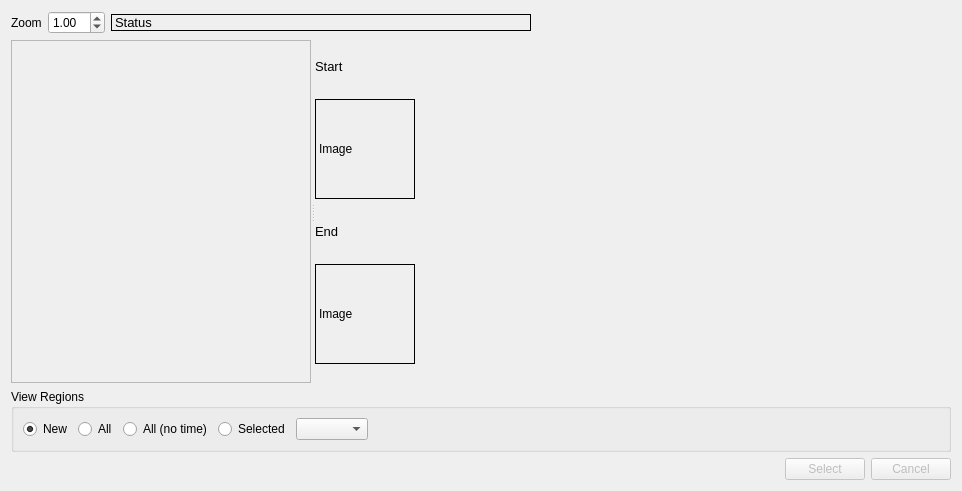
<?xml version="1.0" encoding="UTF-8"?>
<ui version="4.0">
 <class>RegionSelectionWidget</class>
 <widget class="QWidget" name="RegionSelectionWidget">
  <property name="geometry">
   <rect>
    <x>0</x>
    <y>0</y>
    <width>962</width>
    <height>491</height>
   </rect>
  </property>
  <property name="windowTitle">
   <string>RegionSelectionWidget</string>
  </property>
  <layout class="QVBoxLayout" name="verticalLayout_4">
   <item>
    <layout class="QHBoxLayout" name="horizontalLayout_2">
     <item>
      <widget class="QLabel" name="label_2">
       <property name="text">
        <string>Zoom</string>
       </property>
      </widget>
     </item>
     <item>
      <widget class="QDoubleSpinBox" name="_zoomSpinBox">
       <property name="enabled">
        <bool>true</bool>
       </property>
       <property name="decimals">
        <number>2</number>
       </property>
       <property name="minimum">
        <double>0.100000000000000</double>
       </property>
       <property name="maximum">
        <double>10.000000000000000</double>
       </property>
       <property name="singleStep">
        <double>0.100000000000000</double>
       </property>
       <property name="value">
        <double>1.000000000000000</double>
       </property>
      </widget>
     </item>
     <item>
      <widget class="QLabel" name="_timeStatusLabel">
       <property name="sizePolicy">
        <sizepolicy hsizetype="Expanding" vsizetype="Fixed">
         <horstretch>0</horstretch>
         <verstretch>0</verstretch>
        </sizepolicy>
       </property>
       <property name="sizeIncrement">
        <size>
         <width>3</width>
         <height>0</height>
        </size>
       </property>
       <property name="baseSize">
        <size>
         <width>3</width>
         <height>0</height>
        </size>
       </property>
       <property name="font">
        <font>
         <pointsize>10</pointsize>
        </font>
       </property>
       <property name="frameShape">
        <enum>QFrame::Box</enum>
       </property>
       <property name="text">
        <string>Status</string>
       </property>
      </widget>
     </item>
     <item>
      <spacer name="horizontalSpacer_2">
       <property name="orientation">
        <enum>Qt::Horizontal</enum>
       </property>
       <property name="sizeHint" stdset="0">
        <size>
         <width>40</width>
         <height>20</height>
        </size>
       </property>
      </spacer>
     </item>
    </layout>
   </item>
   <item>
    <widget class="QSplitter" name="splitter">
     <property name="orientation">
      <enum>Qt::Horizontal</enum>
     </property>
     <widget class="QScrollArea" name="_scrollArea">
      <property name="minimumSize">
       <size>
        <width>300</width>
        <height>300</height>
       </size>
      </property>
      <property name="widgetResizable">
       <bool>true</bool>
      </property>
      <widget class="QWidget" name="scrollAreaWidgetContents">
       <property name="geometry">
        <rect>
         <x>0</x>
         <y>0</y>
         <width>298</width>
         <height>298</height>
        </rect>
       </property>
      </widget>
     </widget>
     <widget class="QWidget" name="layoutWidget">
      <layout class="QVBoxLayout" name="verticalLayout">
       <item>
        <widget class="QLabel" name="_startLabel">
         <property name="sizePolicy">
          <sizepolicy hsizetype="Expanding" vsizetype="Fixed">
           <horstretch>0</horstretch>
           <verstretch>0</verstretch>
          </sizepolicy>
         </property>
         <property name="font">
          <font>
           <pointsize>10</pointsize>
          </font>
         </property>
         <property name="text">
          <string>Start</string>
         </property>
        </widget>
       </item>
       <item>
        <widget class="QLabel" name="_startImageLabel">
         <property name="sizePolicy">
          <sizepolicy hsizetype="Fixed" vsizetype="Fixed">
           <horstretch>0</horstretch>
           <verstretch>0</verstretch>
          </sizepolicy>
         </property>
         <property name="minimumSize">
          <size>
           <width>100</width>
           <height>100</height>
          </size>
         </property>
         <property name="frameShape">
          <enum>QFrame::Box</enum>
         </property>
         <property name="text">
          <string>Image</string>
         </property>
        </widget>
       </item>
       <item>
        <widget class="QLabel" name="_endLabel">
         <property name="sizePolicy">
          <sizepolicy hsizetype="Expanding" vsizetype="Fixed">
           <horstretch>0</horstretch>
           <verstretch>0</verstretch>
          </sizepolicy>
         </property>
         <property name="font">
          <font>
           <pointsize>10</pointsize>
          </font>
         </property>
         <property name="text">
          <string>End</string>
         </property>
        </widget>
       </item>
       <item>
        <widget class="QLabel" name="_endImageLabel">
         <property name="sizePolicy">
          <sizepolicy hsizetype="Fixed" vsizetype="Fixed">
           <horstretch>0</horstretch>
           <verstretch>0</verstretch>
          </sizepolicy>
         </property>
         <property name="minimumSize">
          <size>
           <width>100</width>
           <height>100</height>
          </size>
         </property>
         <property name="frameShape">
          <enum>QFrame::Box</enum>
         </property>
         <property name="text">
          <string>Image</string>
         </property>
        </widget>
       </item>
      </layout>
     </widget>
    </widget>
   </item>
   <item>
    <widget class="QGroupBox" name="_regionsGroupBox">
     <property name="sizePolicy">
      <sizepolicy hsizetype="Preferred" vsizetype="Fixed">
       <horstretch>0</horstretch>
       <verstretch>0</verstretch>
      </sizepolicy>
     </property>
     <property name="title">
      <string>View Regions</string>
     </property>
     <layout class="QVBoxLayout" name="verticalLayout_3">
      <item>
       <layout class="QHBoxLayout" name="horizontalLayout_3">
        <item>
         <widget class="QRadioButton" name="_newButton">
          <property name="text">
           <string>New</string>
          </property>
          <property name="checked">
           <bool>true</bool>
          </property>
          <attribute name="buttonGroup">
           <string notr="true">_regionsButtonGroup</string>
          </attribute>
         </widget>
        </item>
        <item>
         <widget class="QRadioButton" name="_allButton">
          <property name="text">
           <string>All</string>
          </property>
          <attribute name="buttonGroup">
           <string notr="true">_regionsButtonGroup</string>
          </attribute>
         </widget>
        </item>
        <item>
         <widget class="QRadioButton" name="_allNoTimeButton">
          <property name="text">
           <string>All (no time)</string>
          </property>
          <attribute name="buttonGroup">
           <string notr="true">_regionsButtonGroup</string>
          </attribute>
         </widget>
        </item>
        <item>
         <widget class="QRadioButton" name="_selectedButton">
          <property name="text">
           <string>Selected</string>
          </property>
          <attribute name="buttonGroup">
           <string notr="true">_regionsButtonGroup</string>
          </attribute>
         </widget>
        </item>
        <item>
         <widget class="QComboBox" name="_regionComboBox"/>
        </item>
        <item>
         <spacer name="horizontalSpacer_3">
          <property name="orientation">
           <enum>Qt::Horizontal</enum>
          </property>
          <property name="sizeHint" stdset="0">
           <size>
            <width>40</width>
            <height>20</height>
           </size>
          </property>
         </spacer>
        </item>
       </layout>
      </item>
     </layout>
    </widget>
   </item>
   <item>
    <layout class="QHBoxLayout" name="horizontalLayout">
     <item>
      <widget class="VideoControlWidget" name="_videoControls" native="true"/>
     </item>
     <item>
      <spacer name="horizontalSpacer">
       <property name="orientation">
        <enum>Qt::Horizontal</enum>
       </property>
       <property name="sizeHint" stdset="0">
        <size>
         <width>40</width>
         <height>20</height>
        </size>
       </property>
      </spacer>
     </item>
     <item>
      <widget class="QPushButton" name="_selectButton">
       <property name="enabled">
        <bool>false</bool>
       </property>
       <property name="text">
        <string>Select</string>
       </property>
      </widget>
     </item>
     <item>
      <widget class="QPushButton" name="_cancelButton">
       <property name="enabled">
        <bool>false</bool>
       </property>
       <property name="text">
        <string>Cancel</string>
       </property>
      </widget>
     </item>
    </layout>
   </item>
  </layout>
 </widget>
 <customwidgets>
  <customwidget>
   <class>VideoControlWidget</class>
   <extends>QWidget</extends>
   <header>videocontrolwidget</header>
   <container>1</container>
  </customwidget>
 </customwidgets>
 <resources/>
 <connections>
  <connection>
   <sender>_zoomSpinBox</sender>
   <signal>valueChanged(double)</signal>
   <receiver>RegionSelectionWidget</receiver>
   <slot>zoom_changed()</slot>
   <hints>
    <hint type="sourcelabel">
     <x>97</x>
     <y>26</y>
    </hint>
    <hint type="destinationlabel">
     <x>480</x>
     <y>245</y>
    </hint>
   </hints>
  </connection>
  <connection>
   <sender>_selectButton</sender>
   <signal>clicked()</signal>
   <receiver>RegionSelectionWidget</receiver>
   <slot>select_region()</slot>
   <hints>
    <hint type="sourcelabel">
     <x>770</x>
     <y>459</y>
    </hint>
    <hint type="destinationlabel">
     <x>480</x>
     <y>245</y>
    </hint>
   </hints>
  </connection>
  <connection>
   <sender>_regionsButtonGroup</sender>
   <signal>buttonToggled(int,bool)</signal>
   <receiver>RegionSelectionWidget</receiver>
   <slot>region_display_mode()</slot>
   <hints>
    <hint type="sourcelabel">
     <x>-1</x>
     <y>-1</y>
    </hint>
    <hint type="destinationlabel">
     <x>480</x>
     <y>245</y>
    </hint>
   </hints>
  </connection>
  <connection>
   <sender>_regionComboBox</sender>
   <signal>currentIndexChanged(int)</signal>
   <receiver>RegionSelectionWidget</receiver>
   <slot>region_combobox_changed()</slot>
   <hints>
    <hint type="sourcelabel">
     <x>439</x>
     <y>405</y>
    </hint>
    <hint type="destinationlabel">
     <x>480</x>
     <y>245</y>
    </hint>
   </hints>
  </connection>
  <connection>
   <sender>_cancelButton</sender>
   <signal>clicked()</signal>
   <receiver>RegionSelectionWidget</receiver>
   <slot>reset_enter_region()</slot>
   <hints>
    <hint type="sourcelabel">
     <x>891</x>
     <y>459</y>
    </hint>
    <hint type="destinationlabel">
     <x>480</x>
     <y>245</y>
    </hint>
   </hints>
  </connection>
 </connections>
 <buttongroups>
  <buttongroup name="_regionsButtonGroup"/>
 </buttongroups>
</ui>
